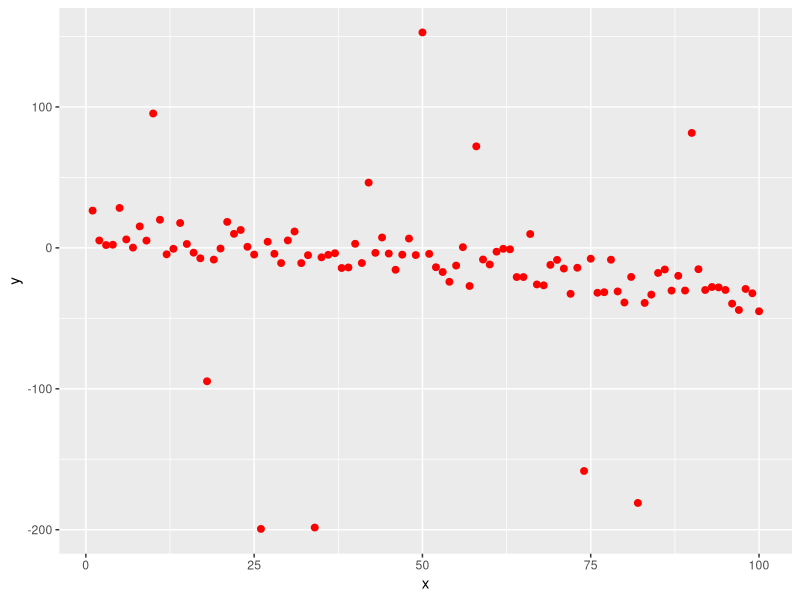
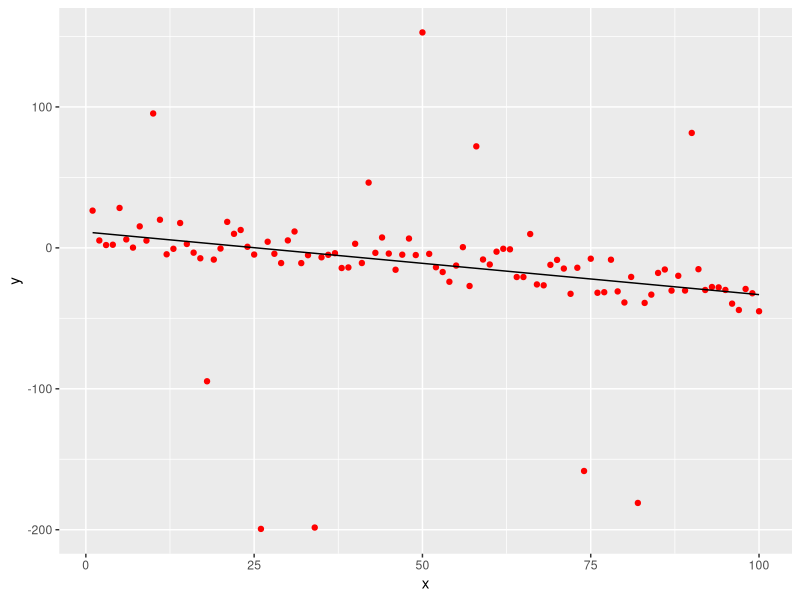
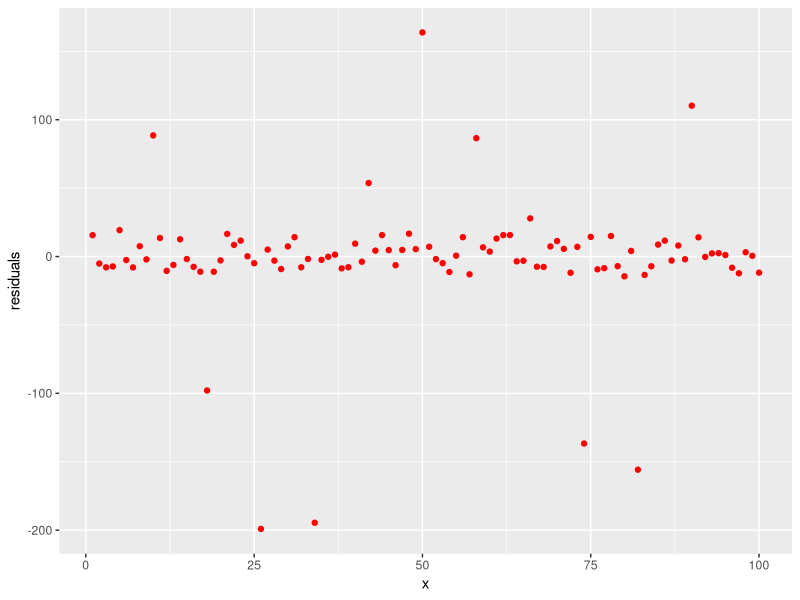
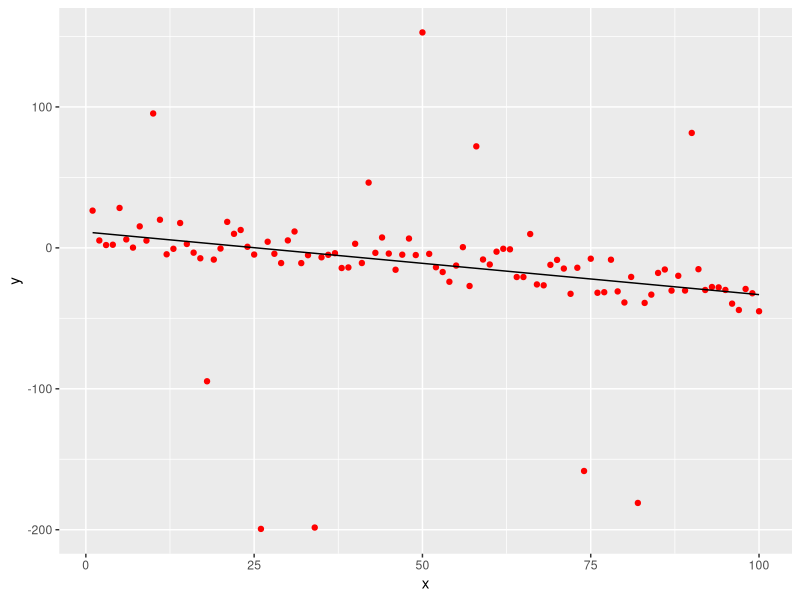
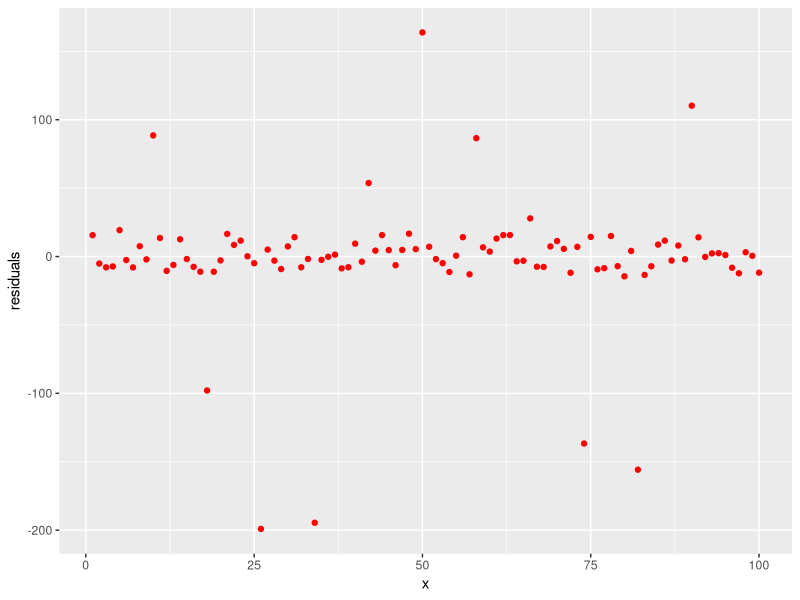

R code for these plots, in order:
# Robust trend estimation using the Theil-Sen estimator #

# Take all pairs of points -- compute the slope of the line that omly passes through them
# Now take the median of all slopes ; this is the slope of the estimated line, m

# The intercept is the median of y_i - m * x_i

# Original data

require(tidyverse)
require(readr)
require(ggplot2)
require(dplyr)

N <- 100
x <- c(1:N)
m_orig <- -0.5
intercept_orig <- 1
y <- m_orig * x + intercept_orig

orig_data_t <- tibble(
  x = x,
  y = y
)

# to avoid cases of infnite slope where x's are precisely same, a small x jitter helps!

x <- x + runif(length(x), 0, 0.01)

# corrupt the data with noise and some outliers

# corrupt every fifth point
corrupt <- which(abs(y) %% 4 == 0)

# scenario 1 : noise is uniform
y_noisy <- y + runif(length(y), 0, 30) # all points are jittered slightly as in real data

# scenario 2 : noise is Gaussian
#y_noisy <- y + rnorm(length(y), 0, 30) # all points are jittered 

# the outliers are now chosen
y_noisy[corrupt] <- runif(length(corrupt), -200, 200) # large deviation here

corrupt_data_t <- tibble(
  x = x,
  y = y_noisy
)

# plot 

corrupt_data_t %>%
  ggplot(aes(x = x, y = y)) + geom_point(colour = "red", size = 2)

# Theil-Sen estimator for slope 

nrow1 <- nrow(corrupt_data_t)

num_samples <- nrow1 * (nrow1 - 1) / 2
slopes <- numeric(length = num_samples)

ctr <- 1
for (pt1 in 1:(nrow1 - 1)) {
  for (pt2 in (pt1+1):nrow1) {
    x1 <- corrupt_data_t[pt1,1]
    y1 <- corrupt_data_t[pt1,2]
    x2 <- corrupt_data_t[pt2,1]
    y2 <- corrupt_data_t[pt2,2]
    
    slopes[ctr] <- (y2  - y1) / (x2 - x1)
    ctr <- ctr + 1
  }
}

# find the median

median_slope <- median(unlist(slopes))

intercepts <- numeric(length = nrow1)

for (pt1 in 1:nrow1) {
  intercepts[pt1] <- corrupt_data_t[pt1,2] - median_slope * corrupt_data_t[pt1,1]
}

median_intercept <- median(unlist(intercepts))

# finally we can plot our robust estimator line

corrupt_data_t[,"fitline"] <- median_intercept + median_slope * corrupt_data_t[,1]

# subtract the fit from the data to find residuals 

corrupt_data_t[,"residuals"] <- corrupt_data_t[,2] - corrupt_data_t[,3] # residuals

# rename the last two columns

# plot 

corrupt_data_t %>%
  ggplot() + geom_point(aes(x = x, y = y), colour = "red") + geom_line(aes(x = x, y = fitline), colour = "black")

# plot the residuals
corrupt_data_t %>%
  ggplot() + geom_point(aes(x = x, y = residuals), colour = "red")

dirName <- "/Users/girishnathan/work/code/R/robust_trend_estimation/results/"

fileName <- paste(dirName, "trend_fit_typical.pdf", sep="")

pdf(fileName)
corrupt_data_t %>%
  ggplot() + geom_point(aes(x = x, y = y), colour = "red") + geom_line(aes(x = x, y = fitline), colour = "black")
dev.off()

fileName2 <- paste(dirName, "trend_fit_typical_residuals.pdf", sep="")

pdf(fileName2)
corrupt_data_t %>%
  ggplot() + geom_point(aes(x = x, y = residuals), colour = "red")
dev.off()
